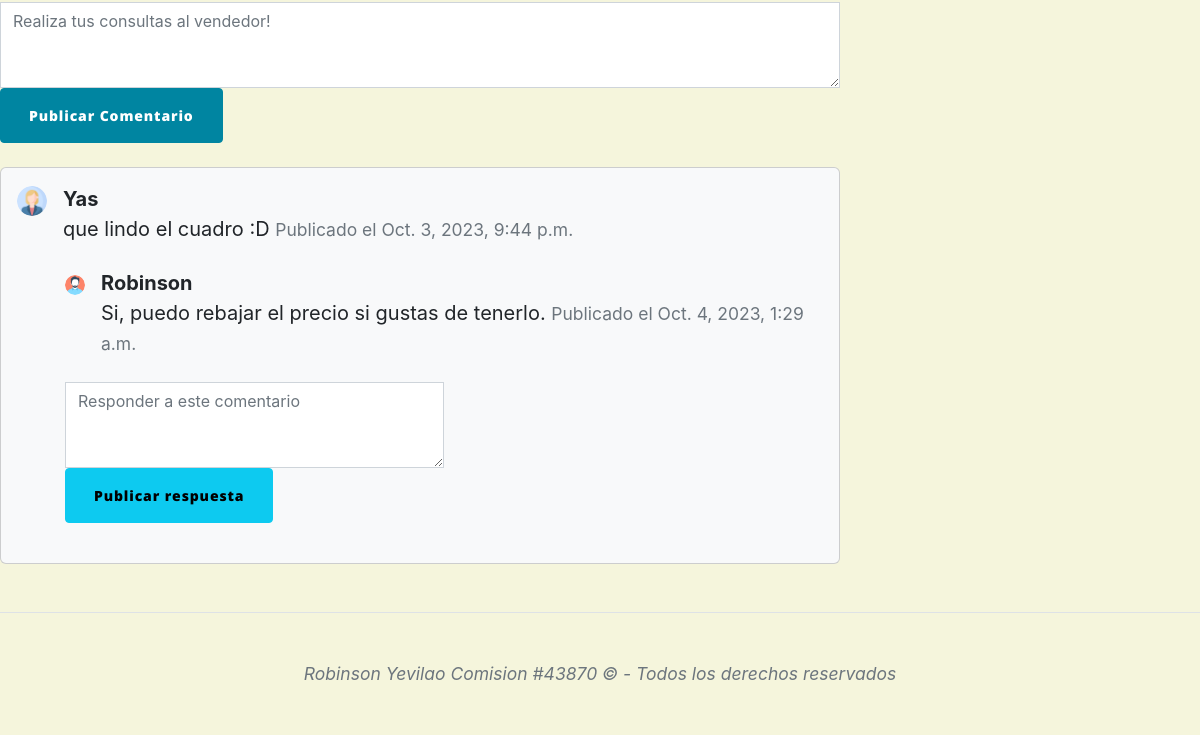
Before: /AppComunidad/contenido/2/ (lower part) with the older database file.
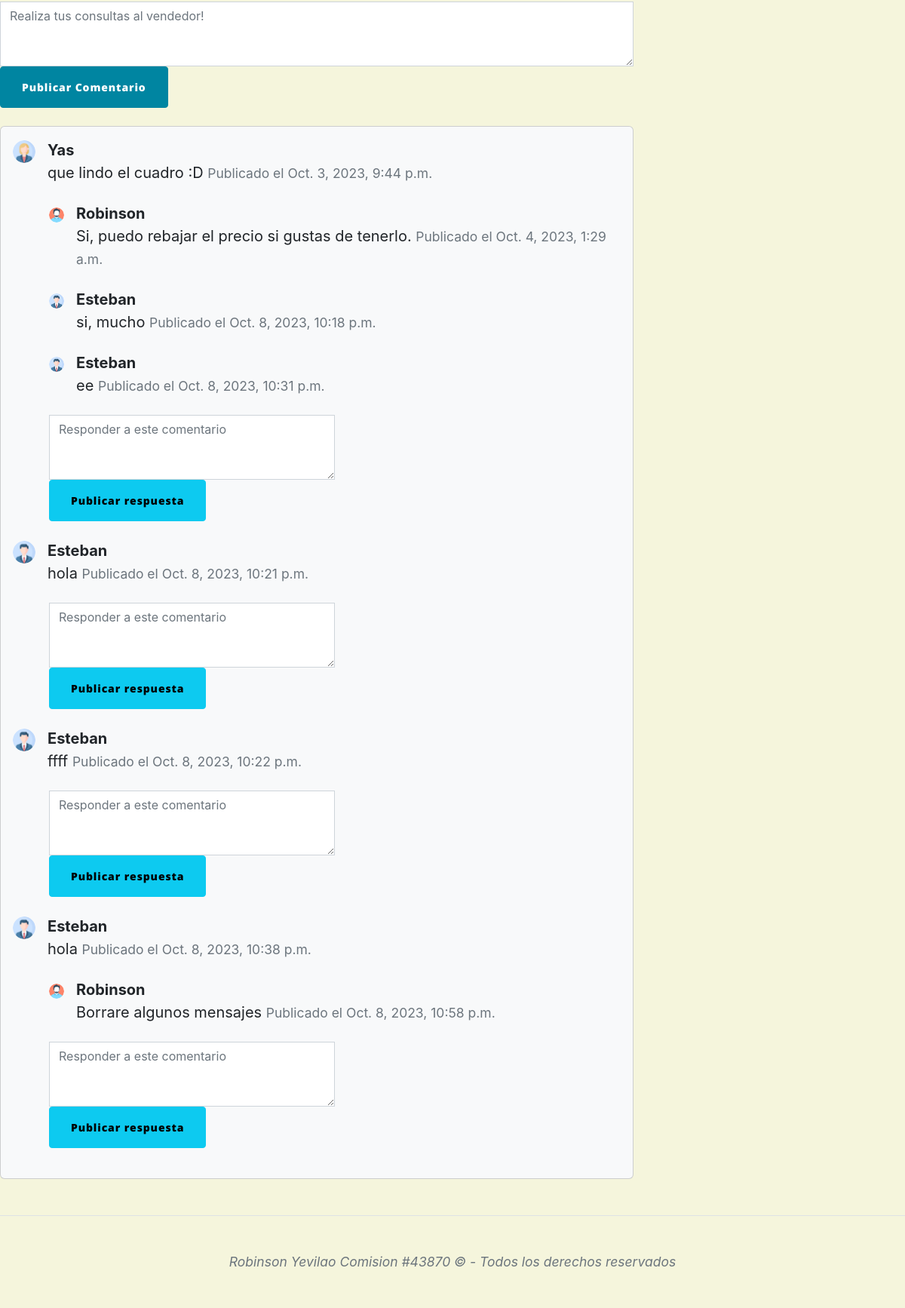
After: the same page with the newer database file.
### AppComunidad/models.py (models this page shows, shortened)
class Comentario(models.Model):
    autor = models.ForeignKey(User, on_delete=models.CASCADE)
    publicacion = models.ForeignKey(Comunidad, on_delete=models.CASCADE)
    contenido = models.TextField()
    fecha = models.DateTimeField(auto_now_add=True)
    avatar = models.ImageField(upload_to='media/avatars/', blank=True, null=True)
    respuesta_a = models.ForeignKey('self', null=True, blank=True, on_delete=models.CASCADE, related_name='respuestas')

### AppComunidad/views.py (the view)
# urls.py: path('contenido/<int:comunidad_id>/', contenido, name="contenido"),
def contenido(request, comunidad_id):
    avatar = obtenerAvatar(request)
    publicacion = get_object_or_404(Comunidad, id=comunidad_id)
    comentarios_principales = Comentario.objects.filter(publicacion=publicacion, respuesta_a=None)
    es_autor = publicacion.autor == request.user
    if request.method == 'POST':
        formulario = comentarioForm(request.POST)
        if formulario.is_valid():
            comentario = formulario.save(commit=False)
            comentario.autor = request.user
            comentario.publicacion = publicacion
            try:
                avatar_usuario = Avatar.objects.get(user=request.user)
                comentario.avatar = avatar_usuario.imagen
            except Avatar.DoesNotExist:
                comentario.avatar = None
            respuesta_a_id = request.POST.get('respuesta_a')
            if respuesta_a_id:
                comentario.respuesta_a = Comentario.objects.get(id=respuesta_a_id)
            comentario.save()
            return redirect('contenido', comunidad_id=comunidad_id)
    else:
        formulario = comentarioForm()
    return render(request, "AppComunidad/contenido.html", {'publicacion': publicacion, 'comentarios_principales': comentarios_principales, 'formulario': formulario, 'es_autor': es_autor, 'avatar': obtenerAvatar(request)})

### AppComunidad/forms.py
class comentarioForm(forms.ModelForm):
    respuesta_a = forms.IntegerField(widget=forms.HiddenInput, required=False)
    class Meta:
        model  = Comentario
        fields = ['contenido']

### AppLogin/views.py (called while the page is built)
def obtenerAvatar(request):
    avatares = Avatar.objects.filter(user=request.user.id)
    if len(avatares) != 0:
        return avatares[0].imagen.url
    else:
        return f"{settings.MEDIA_URL}avatars/avatarpordefecto.png"

### AppComunidad/Templates/AppComunidad/contenido.html (shortened to what this page needs)
{% extends "AppComunidad/padrecomunidad.html" %} {% load static %} {% block titulo %} Contenido Publicado {% endblock %} {% block contenido_comunidad %}
<form class="mb-4 comentario-form" style="width: 70%" method="POST">
    <textarea class="form-control" name="contenido" rows="3" placeholder="Realiza tus consultas al vendedor!"></textarea>
    <button type="submit" class="btn btn-primary">Publicar Comentario</button>
</form>
<section class="mb-5" style="width: 70%">
    <div class="card bg-light">
        <div class="card-body">
            {% for comentario_principal in comentarios_principales %}
            <div class="d-flex mb-4">
                <div class="flex-shrink-0">
                    {% if comentario_principal.avatar %}
                    <img class="rounded-circle" src="{{ comentario_principal.avatar.url }}" alt="Avatar de usuario" style="width: 30px" />
                    {% else %}
                    <img class="rounded-circle" src="{% static 'avatars/avatar-predeterminado.png' %}" alt="Avatar de usuario predeterminado" />
                    {% endif %}
                </div>
                <div class="ms-3">
                    <div class="fw-bold">{{ comentario_principal.autor.username }}</div>
                    {{ comentario_principal.contenido }}
                    <small class="text-muted">Publicado el {{ comentario_principal.fecha }}</small>
                </div>
            </div>
            {% for respuesta in comentario_principal.respuestas.all %}
            <div class="d-flex mb-4 ms-5 mt-4">
                <div class="flex-shrink-0">
                    {% if respuesta.avatar %}
                    <img class="rounded-circle" src="{{ respuesta.avatar.url }}" alt="Avatar de usuario" style="width: 20px" />
                    {% else %}
                    <img class="rounded-circle" src="{% static 'avatars/avatar-predeterminado.png' %}" alt="Avatar de usuario predeterminado" />
                    {% endif %}
                </div>
                <div class="ms-3">
                    <div class="fw-bold">{{ respuesta.autor.username }}</div>
                    {{ respuesta.contenido }}
                    <small class="text-muted">Publicado el {{ respuesta.fecha }}</small>
                </div>
            </div>
            {% endfor %}
            <form class="mb-4 ms-5 mt-4 text-md" method="POST">
                <textarea class="form-control text-md" style="width: 50%" name="contenido" rows="3" placeholder="Responder a este comentario"></textarea>
                <button type="submit" class="btn btn-info text-md">Publicar respuesta</button>
            </form>
            {% endfor %}
        </div>
    </div>
</section>
{% endblock %}

Changed rows visible on the page:
added Comentario: avatar (picture), autor.username "Esteban", contenido "si, mucho", fecha "Oct. 8, 2023, 10:18 p.m.", shown under "Yas"
added Comentario: avatar (picture), autor.username "Esteban", contenido "ee", fecha "Oct. 8, 2023, 10:31 p.m.", shown under "Yas"
added Comentario: avatar (picture), autor.username "Esteban", contenido "hola", fecha "Oct. 8, 2023, 10:21 p.m."
added Comentario: avatar (picture), autor.username "Esteban", contenido "ffff", fecha "Oct. 8, 2023, 10:22 p.m."
added Comentario: avatar (picture), autor.username "Esteban", contenido "hola", fecha "Oct. 8, 2023, 10:38 p.m."
added Comentario: avatar (picture), autor.username "Robinson", contenido "Borrare algunos mensajes", fecha "Oct. 8, 2023, 10:58 p.m.", shown under "Esteban"
